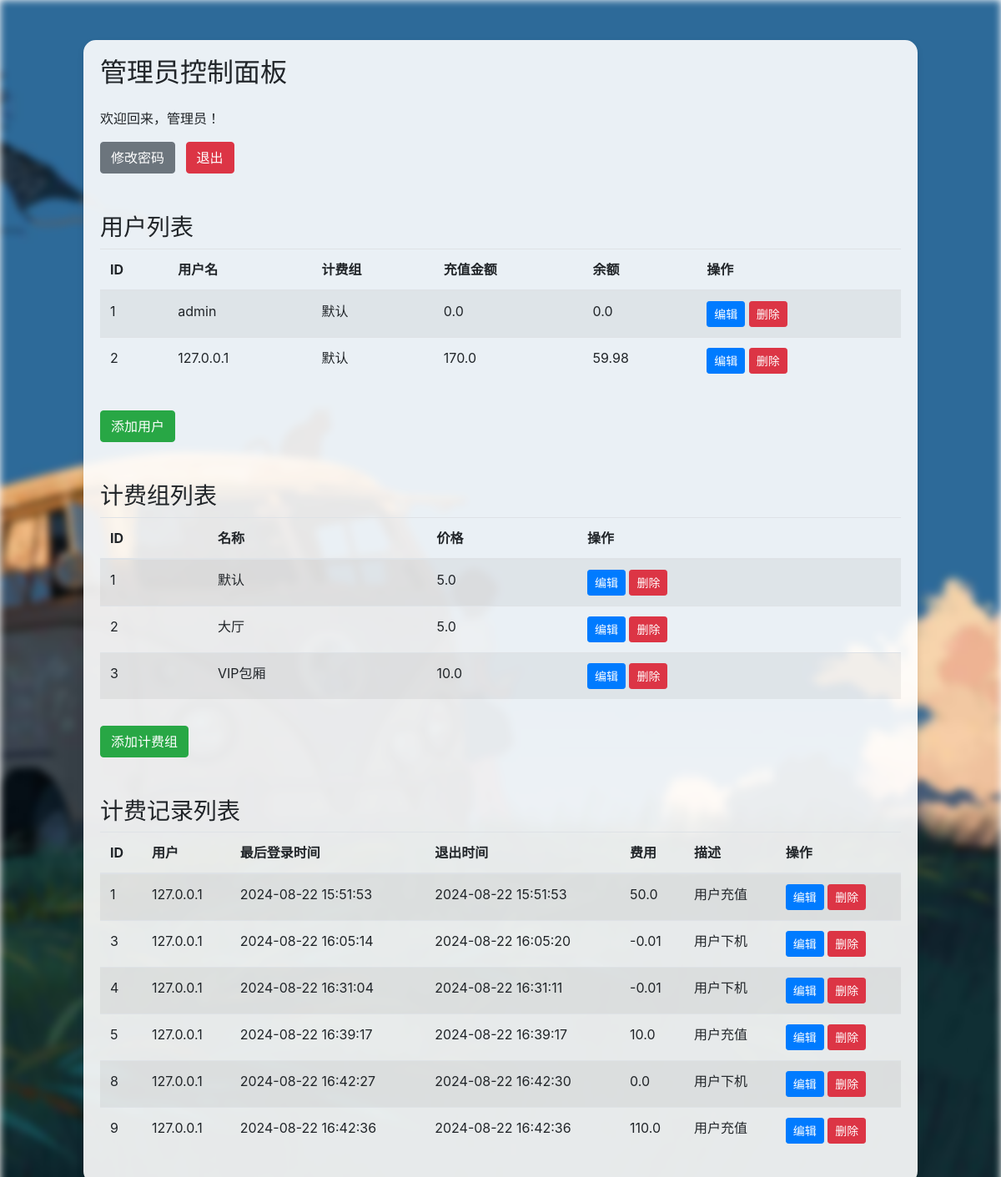
Screenshot of /admin_dashboard (signed in) with the database file from the repository.
### app.py (models this page shows, shortened)
class User(db.Model):
    __tablename__ = 'user'
    id = db.Column(db.Integer, primary_key=True)
    username = db.Column(db.String(80), unique=True, nullable=False)
    password = db.Column(db.String(120), nullable=False)
    is_admin = db.Column(db.Boolean, default=False)
    is_logged = db.Column(db.Boolean, default=False)
    last_login = db.Column(db.DateTime, default=datetime.now())
    billing_group_id = db.Column(db.Integer, db.ForeignKey('billing_group.id'), nullable=False)  # 关联 BillingGroup 模型
    balance = db.Column(db.Float, nullable=False, default=0)
    balance_left = db.Column(db.Float, nullable=False, default=0)
    on_call = db.Column(db.Boolean, default=False)

class BillingGroup(db.Model):
    __tablename__ = 'billing_group'
    id = db.Column(db.Integer, primary_key=True)
    name = db.Column(db.String(80), unique=True, nullable=False)
    price = db.Column(db.Float, nullable=False)
    users = db.relationship('User', backref='billing_group', lazy=True)

class BillingRecord(db.Model):
    __tablename__ = 'billing_record'
    id = db.Column(db.Integer, primary_key=True)
    user_id = db.Column(db.Integer, db.ForeignKey('user.id'), nullable=False)
    username = db.Column(db.String(80), nullable=False)
    last_login = db.Column(db.DateTime, nullable=False)
    logout_time = db.Column(db.DateTime)  # 下机时间
    fee = db.Column(db.Float, nullable=False)
    description = db.Column(db.String, nullable=False)
    billing_group_id = db.Column(db.Integer, db.ForeignKey('billing_group.id'), nullable=False)
    billing_group = db.relationship('BillingGroup', backref=db.backref('billing_records', lazy=True))
    user = db.relationship('User', backref=db.backref('billing_records', lazy=True))

### app.py (the view)
@app.route('/admin_dashboard')
def admin_dashboard():
    if not session.get('logged_in') or not session.get('is_admin'):
        return redirect(url_for('index'))
    users = User.query.all()  # 获取所有用户
    billing_groups = BillingGroup.query.all()  # 获取所有计费组
    billing_records = BillingRecord.query.all()  # 获取所有计费记录
    calling_users = [user for user in users if user.on_call]
    return render_template('admin_dashboard.html', users=users, billing_groups=billing_groups,
                           billing_records=billing_records, calling_users=calling_users)

### templates/admin_dashboard.html (shortened to what this page needs)
<!DOCTYPE html>
<html>
<head>
    <link rel="stylesheet" href="https://cdn.jsdelivr.net/npm/bootstrap@4.6.2/dist/css/bootstrap.min.css">
        <div class="bg">
        </div>
</head>
<body>
    <div class="container mt-5">
        <div class="admin-panel">
            <div class="row">
                <div class="col-md-12">
                    <h2 class="mb-4">管理员控制面板</h2>
                    <p>欢迎回来，管理员！</p>
                    <a href="/admin_change_password" class="btn btn-secondary mr-2">修改密码</a>
                    <a href="/logout" class="btn btn-danger">退出</a>
                    <h3 class="mt-5">用户列表</h3>
                    <table class="table table-striped">
                        <thead>
                            <tr>
                                <th>ID</th>
                                <th>用户名</th>
                                <th>计费组</th>
                                <th>充值金额</th>
                                <th>余额</th>
                                <th>操作</th>
                            </tr>
                        </thead>
                        <tbody>
                            {% for user in users %}
                            <tr>
                                <td>{{ user.id }}</td>
                                <td>{{ user.username }}</td>
                                <td>{{ user.billing_group.name }}</td>
                                <td>{{ user.balance }}</td>
                                <td>{{ user.balance_left }}</td>
                                <td>
                                    <a href="/edit_user/{{ user.id }}" class="btn btn-sm btn-primary">编辑</a>
                                    <a href="/delete_user/{{ user.id }}" class="btn btn-sm btn-danger">删除</a>
                                </td>
                            </tr>
                            {% endfor %}
                        </tbody>
                    </table>
                    <a href="/add_user" class="btn btn-success mt-3">添加用户</a>
                    <h3 class="mt-5">计费组列表</h3>
                    <table class="table table-striped">
                        <thead>
                            <tr>
                                <th>ID</th>
                                <th>名称</th>
                                <th>价格</th>
                                <th>操作</th>
                            </tr>
                        </thead>
                        <tbody>
                            {% for billing_group in billing_groups %}
                            <tr>
                                <td>{{ billing_group.id }}</td>
                                <td>{{ billing_group.name }}</td>
                                <td>{{ billing_group.price }}</td>
                                <td>
                                    <a href="/edit_billing_group/{{ billing_group.id }}" class="btn btn-sm btn-primary">编辑</a>
                                    <a href="/delete_billing_group/{{ billing_group.id }}" class="btn btn-sm btn-danger">删除</a>
                                </td>
                            </tr>
                            {% endfor %}
                        </tbody>
                    </table>
                    <a href="/add_billing_group" class="btn btn-success mt-3">添加计费组</a>
                    <h3 class="mt-5">计费记录列表</h3>
                    <table class="table table-striped">
                        <thead>
                            <tr>
                                <th>ID</th>
                                <th>用户</th>
                                <th>最后登录时间</th>
                                <th>退出时间</th>
                                <th>费用</th>
                                <th>描述</th>
                                <th>操作</th>
                            </tr>
                        </thead>
                        <tbody>
                            {% for billing_record in billing_records %}
                            <tr>
                                <td>{{ billing_record.id }}</td>
                                <td>{{ billing_record.user.username }}</td>
                                <td>{{ billing_record.last_login.strftime('%Y-%m-%d %H:%M:%S') }}</td>
                                <td>{% if billing_record.logout_time %}{{ billing_record.logout_time.strftime('%Y-%m-%d %H:%M:%S') }}{% endif %}</td>
                                <td>{{ billing_record.fee }}</td>
                                <td>{{ billing_record.description }}</td>
                                <td>
                                    <a href="/edit_billing_record/{{ billing_record.id }}" class="btn btn-sm btn-primary">编辑</a>
                                    <a href="/delete_billing_record/{{ billing_record.id }}" class="btn btn-sm btn-danger">删除</a>
                                </td>
                            </tr>
                            {% endfor %}
                        </tbody>
                    </table>
                </div>
            </div>
        </div>
    </div>
</body>
</html>

### templates/admin_dashboard.html (style rules this page uses)
.bg { position: fixed; top: 0; left: 0; width: 100%; height: 100%; overflow: hidden; z-index: -1; }
.admin-panel { background-color: rgba(255, 255, 255, 0.9); padding: 20px; border-radius: 15px; box-shadow: 0 4px 8px rgba(0,0,0,0.1); margin: 20px auto; max-width: 1000px; }

### rows the page displays
User: id "1", username "admin", billing_group.name "默认", balance "0.0", balance_left "0.0"
User: id "2", username "127.0.0.1", billing_group.name "默认", balance "170.0", balance_left "59.98"
BillingGroup: id "1", name "默认", price "5.0"
BillingGroup: id "2", name "大厅", price "5.0"
BillingGroup: id "3", name "VIP包厢", price "10.0"
BillingRecord: id "1", user.username "127.0.0.1", last_login "2024-08-22 15:51:53", logout_time "2024-08-22 15:51:53", fee "50.0", description "用户充值"
BillingRecord: id "3", user.username "127.0.0.1", last_login "2024-08-22 16:05:14", logout_time "2024-08-22 16:05:20", fee "-0.01", description "用户下机"
BillingRecord: id "4", user.username "127.0.0.1", last_login "2024-08-22 16:31:04", logout_time "2024-08-22 16:31:11", fee "-0.01", description "用户下机"
BillingRecord: id "5", user.username "127.0.0.1", last_login "2024-08-22 16:39:17", logout_time "2024-08-22 16:39:17", fee "10.0", description "用户充值"
BillingRecord: id "8", user.username "127.0.0.1", last_login "2024-08-22 16:42:27", logout_time "2024-08-22 16:42:30", fee "0.0", description "用户下机"
BillingRecord: id "9", user.username "127.0.0.1", last_login "2024-08-22 16:42:36", logout_time "2024-08-22 16:42:36", fee "110.0", description "用户充值"
